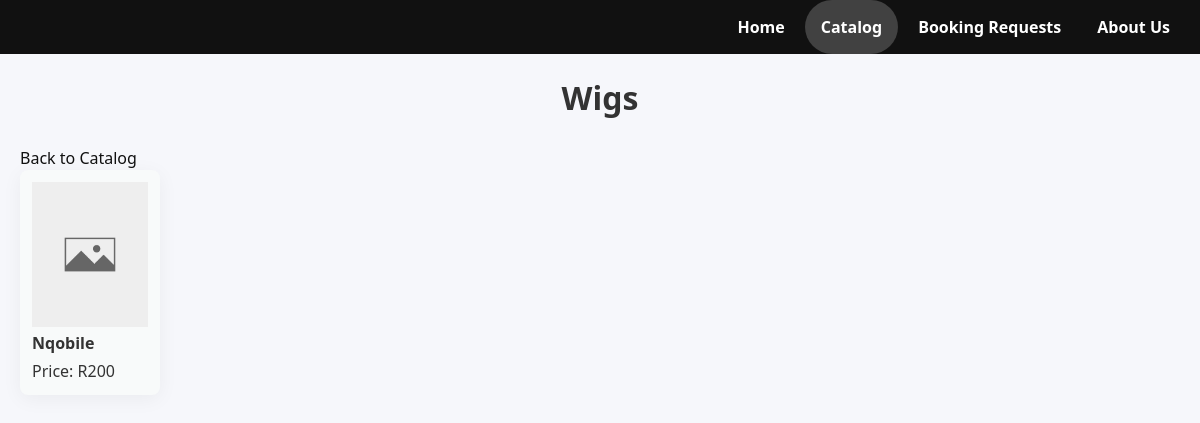
Page /user_catalog/Wigs on the committed database.
### tables this page shows
CREATE TABLE catalog (
    item_id INTEGER PRIMARY KEY AUTOINCREMENT,
    name TEXT NOT NULL,
    price TEXT NOT NULL,
    category TEXT NOT NULL,
    image BLOB NOT NULL,
    description TEXT NOT NULL,
    created_at TEXT NOT NULL,
    updated_at TEXT NOT NULL    
    );

### app.py (the view)
@app.route("/user_catalog/<string:category>")
def filtered_catalog_route(category):
    filtered_catalog = load_filtered_catalog(category)
    name = category
    return render_template("user/filtered_catalog.html", items=filtered_catalog, name=name)

### models/catalog.py (called while the page is built)
def catalog_table():
    conn, cur = database_connection()
    cur.execute("""
    CREATE TABLE IF NOT EXISTS catalog (
    item_id INTEGER PRIMARY KEY AUTOINCREMENT,
    name TEXT NOT NULL,
    price TEXT NOT NULL,
    category TEXT NOT NULL,
    image TEXT NOT NULL,
    description TEXT NOT NULL,
    created_at TEXT NOT NULL,
    updated_at TEXT NOT NULL
    );
    """)
    cur.execute("""SELECT * FROM catalog""")
    item = cur.fetchone()
    if not item:
        cur.execute("""
        INSERT INTO catalog (name, price, category, image, description, created_at, updated_at) VALUES (?,?,?,?,?,?,?)
        """, ("Nqobile", "200", "Wigs", "images/ImageError.webp", "Hi", "2006-12-12 08:12:12", "2006-12-12 08:12:12"))
    conn.commit()
    conn.close()

def load_filtered_catalog(category):
    catalog_table()
    conn, cur = database_connection()
    cur.execute("""
    SELECT * FROM catalog WHERE category = ?
    """, (category,))
    filtered_catalog = [dict(row) for row in cur.fetchall()]
    conn.commit()
    conn.close()
    return filtered_catalog

### models/db.py (called while the page is built)
def database_connection():
    conn = sqlite3.connect(DATABASE_PATH, timeout=10)
    conn.row_factory = sqlite3.Row
    conn.execute("PRAGMA foreign_keys = ON")
    conn.execute("PRAGMA journal_mode = WAL")
    conn.execute("PRAGMA synchronous = NORMAL")
    conn.execute("PRAGMA busy_timeout = 5000")
    return conn, conn.cursor()

### templates/user/filtered_catalog.html (shortened to what this page needs)
{% extends "user/base.html" %}
{% block content %}
<h1>{{ name }}</h1>
<div class="page-links">
    <a href="{{ url_for('user_catalog_route') }}">Back to Catalog</a>
</div>
{% if items %}
<div class="user-filtered-catalog-grid">
{% for item in items %}
    <div class="card user-filtered-catalog-card" data-name="{{ item.name }}" data-category="{{ item.category }}" data-price="{{ item.price }}" data-image="{{ item.image }}" data-description="{{ item.description }}">
        <img src="/static/{{ item.image }}" alt="FTL">
        <strong>{{ item.name }}</strong>
        <p>Price: R{{ item.price }}</p>
    </div>
{% endfor %}
</div>
{% else %}
    <div class="card">
        <p>Nothing here at the moment</p>
    </div>
{% endif %}
{% endblock %}

### static/style.css (style rules this page uses)
:root { --surface-tint: #f6f7fb; --surface-accent: #fafafa; --accent-500: #111111; --accent-700: #111111; --ink-900: #333333; --ink-700: #666666; --surface: rgba(255, 255, 255, 0.88); --surface-strong: #ffffff; --border-soft: rgba(0, 0, 0, 0.10); --shadow-soft: 0 4px 20px rgba(0, 0, 0, 0.05); }
* { box-sizing: border-box; }
body { font-family: "Segoe UI", Tahoma, Geneva, Verdana, sans-serif; margin: 0; min-height: 100vh; background-color: #f6f7fb; color: var(--ink-900); line-height: 1.5; }
.page-links { display: flex; gap: 12px; justify-content: space-between; }
h1 { text-align: center; margin: 0 0 24px; }
.page-links a { color: var(--accent-500); text-decoration: none; }
.card { background-color:rgb(248, 250, 250); padding: 12px; border-radius: 8px; box-shadow: var(--shadow-soft); display: flex; flex-direction: column; justify-content: space-between; gap: 4px; text-overflow: ellipsis; overflow: hidden; white-space: nowrap; }
.card p { margin: 0px; }
.card img { aspect-ratio: 4/5; width: 100%; object-fit: cover; }
.user-filtered-catalog-grid { display: grid; grid-template-columns: repeat(auto-fill, minmax(140px, 1fr)); gap: 30px; }

### rows in the picture
catalog: category "Wigs", name "Nqobile", price "200"
